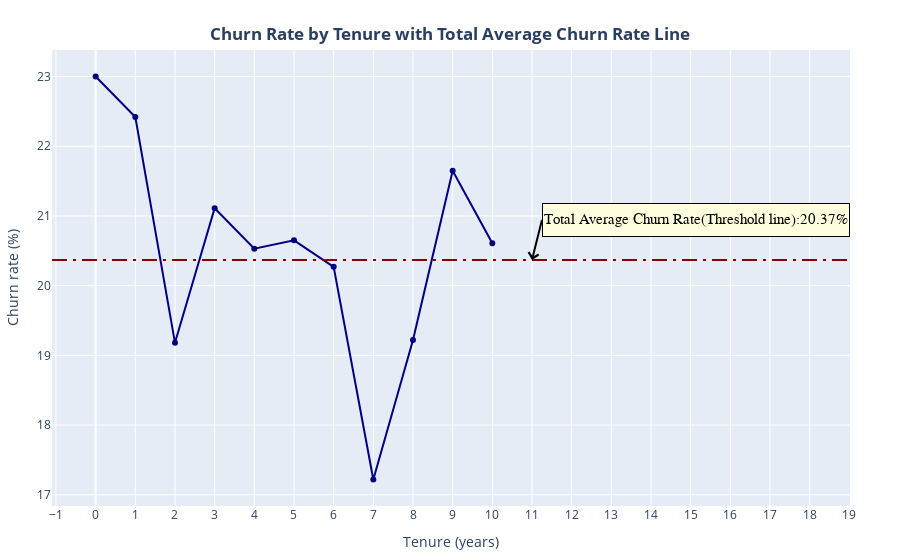

Here is the notebook cell this chart was saved with:
### Code cell
#plotly Express line plots   
fig=px.line(churn_rate_tenure.iloc[:11],x='Tenure',y='Exited',   
           labels={'Exited':'Churn rate (%)','Tenure':'Tenure (years)'},
           markers=True,
           line_shape='linear',
)
# attributes for appearence of the text and xaxes and line 
fig.update_traces(textfont=dict(color='black',family='Arial',size=12),textposition='top center')
fig.update_traces(line=dict(color='navy',width=2))
fig.update_xaxes(dtick=1)
# add the horizontal line for average churn rate to compare with 
fig.add_hline(y = total_average_churn_rate, line=dict(
            color='darkred',dash='longdashdot',width=2)
        )
#Title and layout attributes
fig.update_layout(title=dict(text="<b>Churn Rate by Tenure with Total Average Churn Rate Line</b> ",
                             x=0.5,y=0.95),
                             legend=dict(title_text="<b>Tenure</b>"),
                             margin=dict(l=50,r=50,t=50,b=50))
# The annotation for the average horizontal line 
fig.add_annotation(x=len(churn_rate_tenure['Tenure']),
                   y=total_average_churn_rate,
                   text=f'Total Average Churn Rate(Threshold line):{total_average_churn_rate:.2f}%',
                   showarrow=True,
                   arrowcolor='black',
                   arrowhead=4,
                   arrowwidth=2,
                   xref='x',
                   yref='y',
                   font=dict(size=15,color='black',family='bold'),
                   align='left',
                   xanchor='left',
                   bgcolor='lightyellow',
                   bordercolor='black',
                   
                   borderwidth=1,
                   height=30,
                   ax=10,
                   ay=-40)
                
fig.show()

### Figure 1 — Plotly figure (JSON) as saved in the notebook; plotly's stock layout.template omitted (floating-point values rounded to 4 significant figures)
{"data": [{"hovertemplate": "Tenure (years)=%{x}<br>Churn rate (%)=%{y}<extra></extra>", "legendgroup": "", "line": {"color": "navy", "dash": "solid", "shape": "linear", "width": 2}, "marker": {"symbol": "circle"}, "mode": "markers+lines", "name": "", "orientation": "v", "showlegend": false, "textfont": {"color": "black", "family": "Arial", "size": 12}, "textposition": "top center", "type": "scatter", "x": [0, 1, 2, 3, 4, 5, 6, 7, 8, 9, 10], "xaxis": "x", "y": [23, 22.42, 19.18, 21.11, 20.53, 20.65, 20.27, 17.22, 19.22, 21.65, 20.61], "yaxis": "y"}], "layout": {"annotations": [{"align": "left", "arrowcolor": "black", "arrowhead": 4, "arrowwidth": 2, "ax": 10, "ay": -40, "bgcolor": "lightyellow", "bordercolor": "black", "borderwidth": 1, "font": {"color": "black", "family": "bold", "size": 15}, "height": 30, "showarrow": true, "text": "Total Average Churn Rate(Threshold line):20.37%", "x": 11, "xanchor": "left", "xref": "x", "y": 20.37, "yref": "y"}], "legend": {"title": {"text": "<b>Tenure</b>"}, "tracegroupgap": 0}, "margin": {"b": 50, "l": 50, "r": 50, "t": 50}, "shapes": [{"line": {"color": "darkred", "dash": "longdashdot", "width": 2}, "type": "line", "x0": 0, "x1": 1, "xref": "x domain", "y0": 20.37, "y1": 20.37, "yref": "y"}], "title": {"text": "<b>Churn Rate by Tenure with Total Average Churn Rate Line</b> ", "x": 0.5, "y": 0.95}, "xaxis": {"anchor": "y", "domain": [0, 1], "dtick": 1, "title": {"text": "Tenure (years)"}}, "yaxis": {"anchor": "x", "domain": [0, 1], "title": {"text": "Churn rate (%)"}}}}
